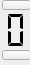
          <widget class="QFrame" name="verticalFrame_10">
           <property name="sizePolicy">
            <sizepolicy hsizetype="Preferred" vsizetype="Preferred">
             <horstretch>0</horstretch>
             <verstretch>0</verstretch>
            </sizepolicy>
           </property>
           <property name="minimumSize">
            <size>
             <width>30</width>
             <height>65</height>
            </size>
           </property>
           <property name="maximumSize">
            <size>
             <width>30</width>
             <height>65</height>
            </size>
           </property>
           <property name="frameShape">
            <enum>QFrame::NoFrame</enum>
           </property>
           <widget class="QPushButton" name="nixie100mUp">
            <property name="geometry">
             <rect>
              <x>2</x>
              <y>0</y>
              <width>29</width>
              <height>10</height>
             </rect>
            </property>
            <property name="sizePolicy">
             <sizepolicy hsizetype="Preferred" vsizetype="Preferred">
              <horstretch>0</horstretch>
              <verstretch>0</verstretch>
             </sizepolicy>
            </property>
            <property name="minimumSize">
             <size>
              <width>29</width>
              <height>0</height>
             </size>
            </property>
            <property name="maximumSize">
             <size>
              <width>16777215</width>
              <height>10</height>
             </size>
            </property>
            <property name="cursor">
             <cursorShape>SizeVerCursor</cursorShape>
            </property>
            <property name="autoFillBackground">
             <bool>false</bool>
            </property>
            <property name="text">
             <string/>
            </property>
            <property name="autoRepeat">
             <bool>true</bool>
            </property>
            <property name="flat">
             <bool>false</bool>
            </property>
           </widget>
           <widget class="QPushButton" name="nixie100mDown">
            <property name="geometry">
             <rect>
              <x>2</x>
              <y>50</y>
              <width>29</width>
              <height>10</height>
             </rect>
            </property>
            <property name="sizePolicy">
             <sizepolicy hsizetype="Preferred" vsizetype="Preferred">
              <horstretch>0</horstretch>
              <verstretch>0</verstretch>
             </sizepolicy>
            </property>
            <property name="minimumSize">
             <size>
              <width>29</width>
              <height>0</height>
             </size>
            </property>
            <property name="maximumSize">
             <size>
              <width>16777215</width>
              <height>10</height>
             </size>
            </property>
            <property name="cursor">
             <cursorShape>SizeVerCursor</cursorShape>
            </property>
            <property name="autoFillBackground">
             <bool>false</bool>
            </property>
            <property name="text">
             <string/>
            </property>
            <property name="autoRepeat">
             <bool>true</bool>
            </property>
            <property name="flat">
             <bool>false</bool>
            </property>
           </widget>
           <widget class="QLCDNumber" name="nixie100m">
            <property name="enabled">
             <bool>true</bool>
            </property>
            <property name="geometry">
             <rect>
              <x>2</x>
              <y>10</y>
              <width>29</width>
              <height>40</height>
             </rect>
            </property>
            <property name="sizePolicy">
             <sizepolicy hsizetype="Preferred" vsizetype="Preferred">
              <horstretch>0</horstretch>
              <verstretch>0</verstretch>
             </sizepolicy>
            </property>
            <property name="minimumSize">
             <size>
              <width>29</width>
              <height>40</height>
             </size>
            </property>
            <property name="frameShape">
             <enum>QFrame::NoFrame</enum>
            </property>
            <property name="digitCount">
             <number>1</number>
            </property>
            <property name="segmentStyle">
             <enum>QLCDNumber::Flat</enum>
            </property>
           </widget>
          </widget>
